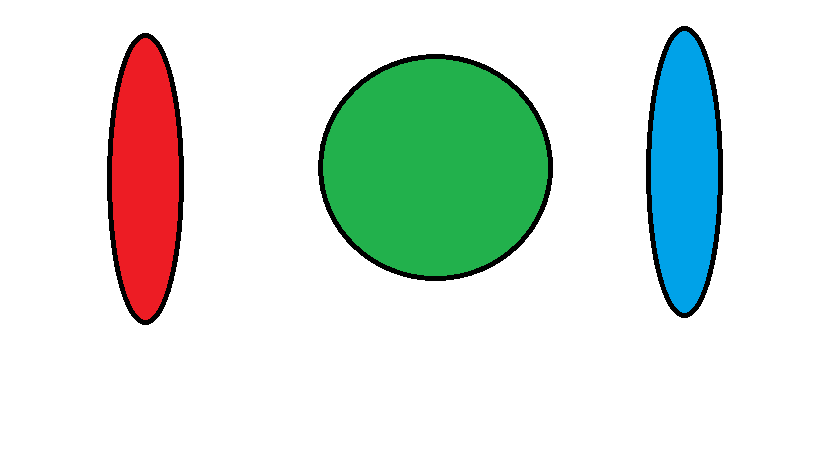
#> input picture tugas 5/gambar5.png, 819 x 460 px, found by its file name
$ python bentukcitra.py
#> lines starting #> are read from the running program, lines starting #| are printed output that depends on the picture; after the words box and inside, x2 and y2 are one past the last pixel; in counts of white or black regions, pixels touching at a corner belong together
import cv2
import numpy as np

images= [cv2.imread("F:/semester5/citra digital/tugas 5/gambar5.png"),
         cv2.imread("F:/semester5/citra digital/tugas 5/gambar56.png")]
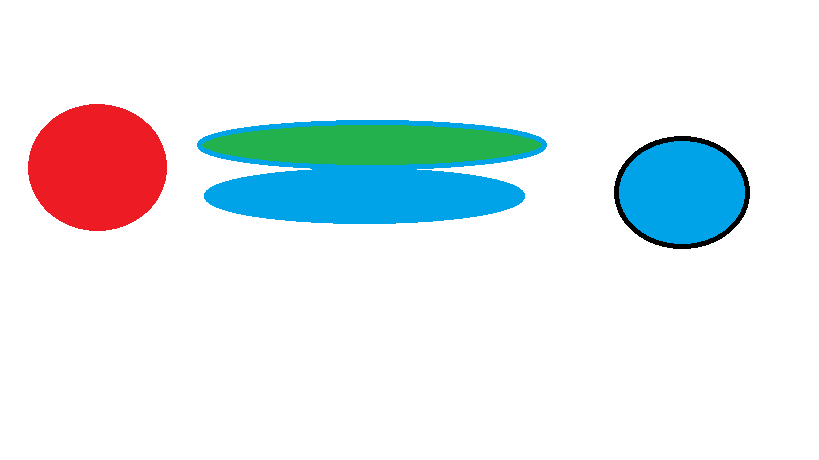
#> input picture tugas 5/gambar56.png, 819 x 460 px, found by its file name

iterations = [5, 1]
kernelOpen = np.ones((5,5), np.uint8)
kernelClose = np.ones((5,5), np.uint8)

for i in range(len(images)):
    images[i] = cv2.resize(images[i], (600, 600))
    gray = cv2.cvtColor(images[i], cv2.COLOR_BGR2GRAY)
    _, binary = cv2.threshold(gray, 127, 255, cv2.THRESH_BINARY)

    # Melakukan operasi closing dan opening pada citra
    closing = cv2.morphologyEx(binary, cv2.MORPH_CLOSE, kernelClose, iterations = iterations[i])
    opening = cv2.morphologyEx(closing, cv2.MORPH_OPEN, kernelOpen)

    # Segmentasi citra
    segment = cv2.Canny(opening, 30, 200)
    contours, hierarchy = cv2.findContours(segment, cv2.RETR_EXTERNAL, cv2.CHAIN_APPROX_NONE)
    segment = cv2.cvtColor(segment, cv2.COLOR_GRAY2RGB)
    cv2.drawContours(images[i], contours, -1, (0, 0, 255), 1)

    #Segmentasi, clustering, pemberian label, dan menghitung parameter pada citra
    centers = []
    for j in range(len(contours)):
        # Segmentasi, clustering dan pemberian label
        moments = cv2.moments(contours[j])
        centers.append((int(moments['m10']/moments['m00']), int(moments['m01'] / moments['m00']))) # Mencari centroid
        cv2.circle(images[i], centers[-1], 1, (0, 0, 255), -1) # Menggambar bulat pada centroid
        cv2.putText(images[i], str(j+1), centers[-1], cv2.FONT_HERSHEY_DUPLEX, 0.75, (0, 255, 255), 1) # Memberi nomor pada centroid

        # Menghitung parameter
        (x, y), (minorAxis, majorAxis), angle = cv2.fitEllipse(contours[j]) # Mengambil minor dan major axis
        eccentricity = np.sqrt(1 - (minorAxis**2 / majorAxis**2))
        area = cv2.contourArea(contours[j])
        perimeter = cv2.arcLength(contours[j], True)
        metric = (4 * np.pi * area) / perimeter**2

        print("----------------------")
        print(f'Eccentricity of object {j+1} in image {i+1} : {eccentricity}')
        print(f'Area of object {j+1} in image {i+1}         : {area}')
        print(f'Perimeter of object {j+1} in image {i+1}    : {perimeter}')
        print(f'Metric of object {j+1} in image {i+1}       : {metric}')

        # Pemberian label bentuk pada citra
        offset = (centers[-1][0] + 0, centers[-1][1] + 20) # Offset dari centroid untuk penempatan teks
        form = "Round" if round(metric, 1) >= 0.7 else "Ellipse"
        cv2.putText(images[i], str(form), offset, cv2.FONT_HERSHEY_DUPLEX, 0.5, (255, 0, 0), 1)
#> this loop made 2 passes
#> (printed output is left out)
#> pass 1, `_, binary = cv2.threshold(gray, 127, 255, cv2.THRESH_BINARY)`:
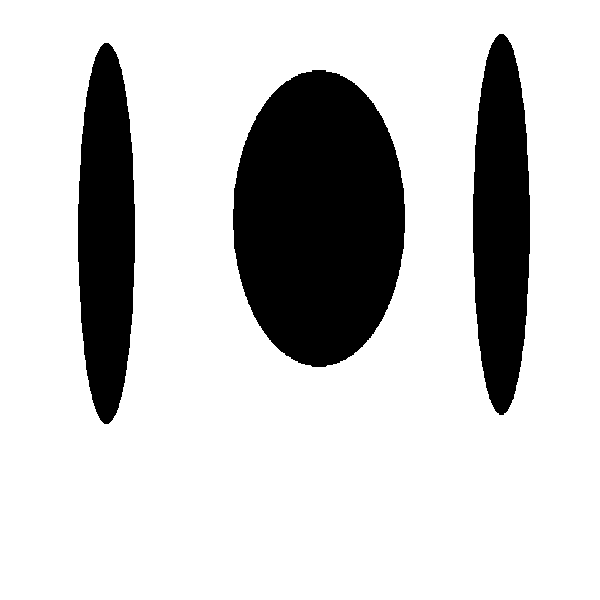
#> binary: shape (600, 600); 79.4% white; 3 black regions, box (x1, y1, x2, y2) and area: (233, 70, 405, 367) 39988, (473, 34, 530, 415) 17006, (78, 43, 135, 424) 16994
#> pass 1, `segment = cv2.Canny(opening, 30, 200)`:
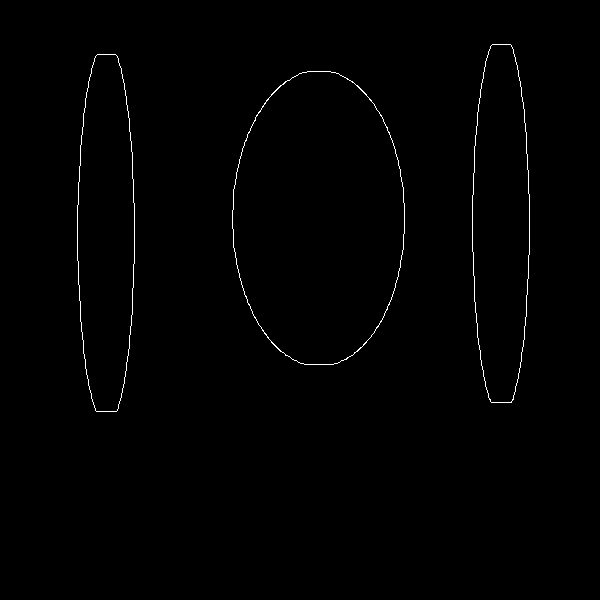
#> segment: shape (600, 600); 0.63% white in thin lines or dots, all inside (x1, y1, x2, y2) = (77, 44, 530, 412)
#> after the loop:
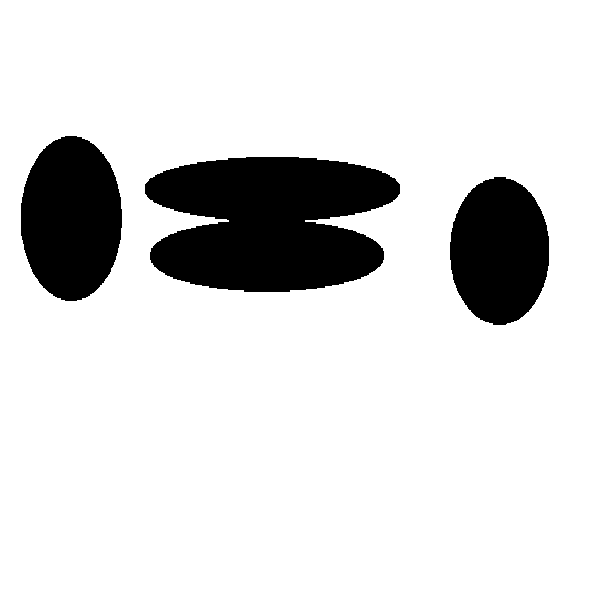
#> binary: shape (600, 600); 85.8% white; 3 black regions, box (x1, y1, x2, y2) and area: (145, 157, 400, 292) 26373, (21, 136, 122, 301) 13112, (450, 177, 549, 325) 11514
#> after the loop:
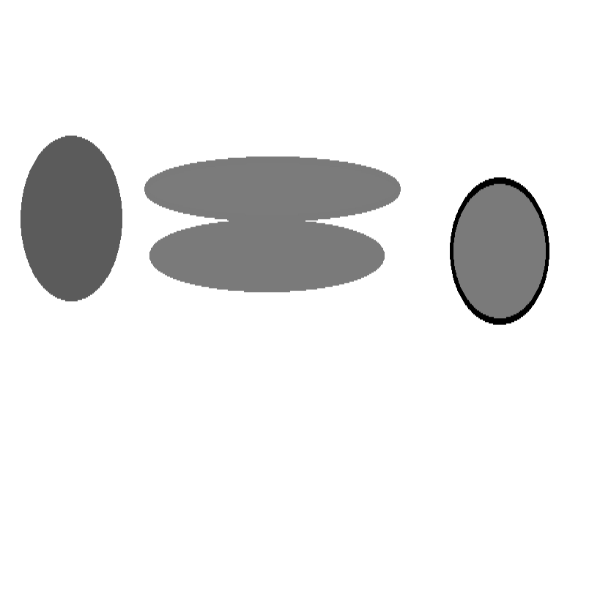
#> gray: shape (600, 600); min 0, max 255, mean 234.2
#> after the loop: opening: shape (600, 600); 85.8% white; 3 black regions, box (x1, y1, x2, y2) and area: (145, 157, 400, 292) 26434, (21, 136, 122, 301) 13112, (450, 177, 549, 325) 11514
#> after the loop:
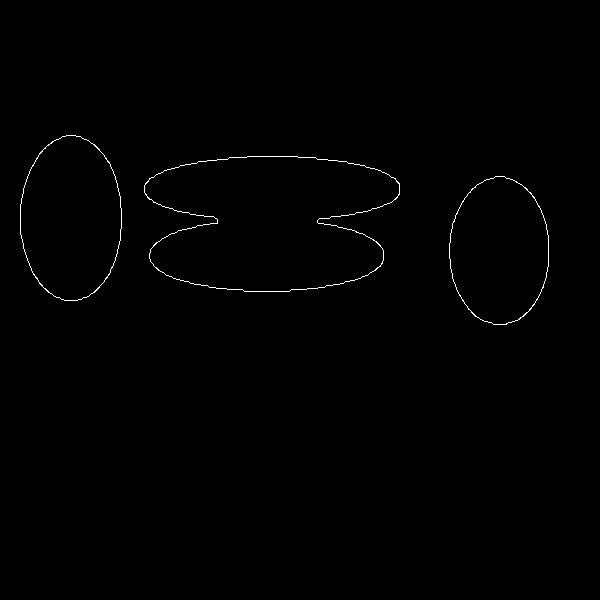
#> segment: shape (600, 600, 3); 0.47% white in thin lines or dots, all inside (x1, y1, x2, y2) = (20, 135, 549, 325)
#> after the loop, images = 2 items


for i in range(len(images)):
    cv2.imshow(f'Gambar {i+1}', images[i])
#> this loop made 2 passes
#> pass 2, `cv2.imshow(f'Gambar {i+1}', images[i])`:
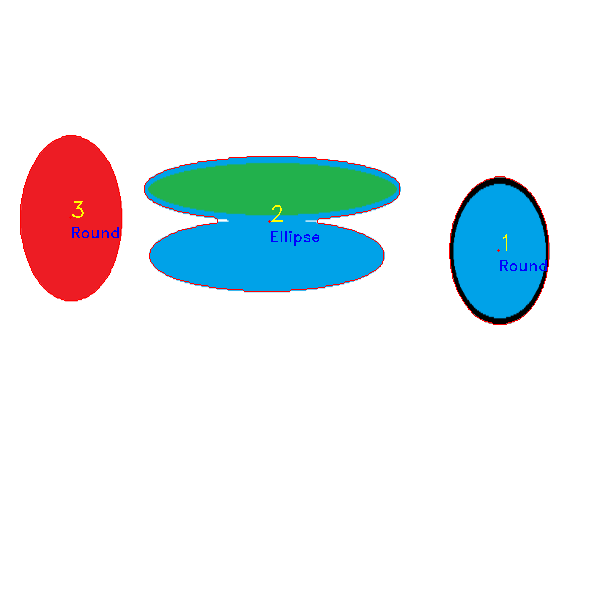
#> window 'Gambar 2': shape (600, 600, 3); mean B, G, R 238.3, 235.6, 228.6
cv2.waitKey(0)
cv2.destroyAllWindows()
